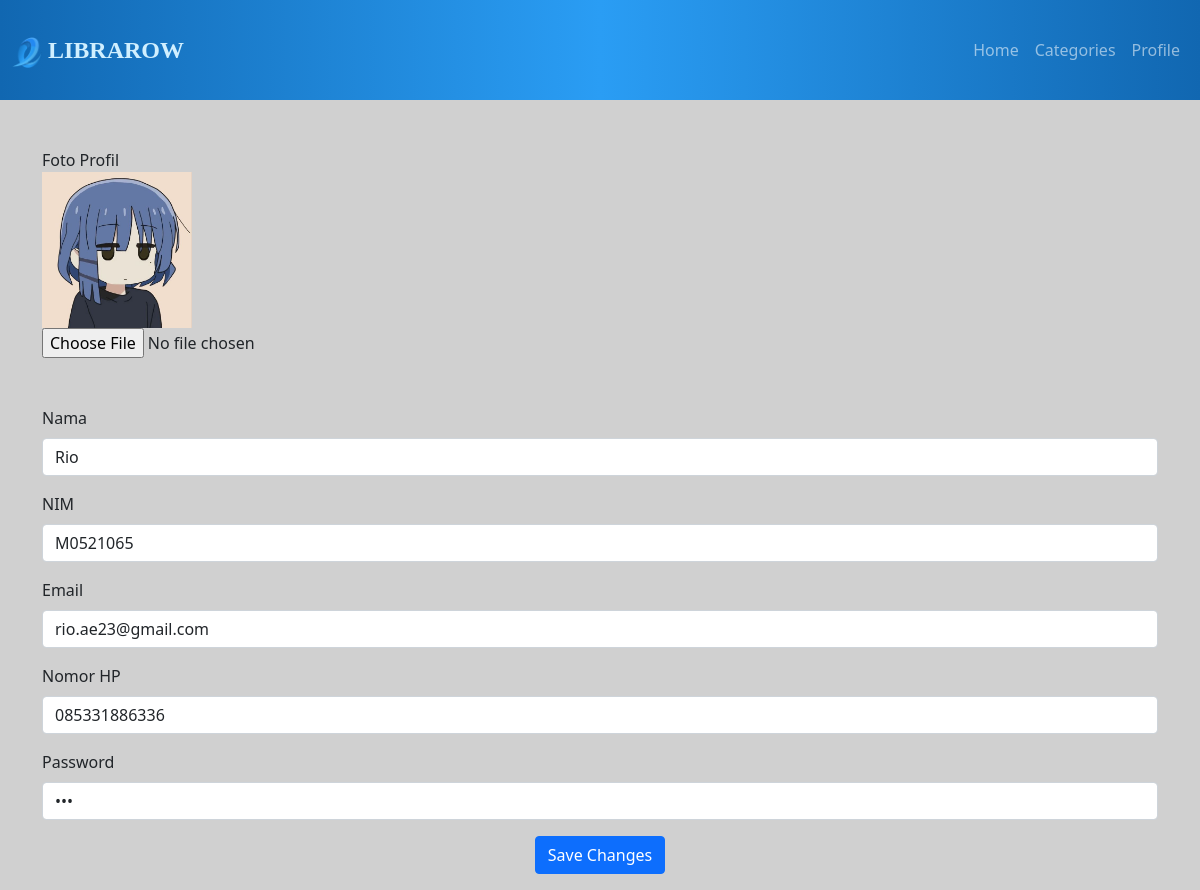
The page /user_edit_profile.php?id=3 (signed in) on the database its author committed.
### tables this page shows
CREATE TABLE `user` (
  `id` int(11) NOT NULL,
  `username` varchar(20) NOT NULL,
  `password` varchar(50) NOT NULL,
  `nama` varchar(50) NOT NULL,
  `email` varchar(100) DEFAULT NULL,
  `nohp` varchar(15) DEFAULT NULL,
  `nim` varchar(10) DEFAULT NULL,
  `status` enum('aktif','suspend','inactive') NOT NULL,
  `foto` varchar(100) DEFAULT NULL
);

### functions.php (called while the page is built, shortened)
<?php
$conn = mysqli_connect('localhost','root','','librarow');
function query($query){
    global $conn;
    $result = mysqli_query($conn,$query);
    $row = [];
    while($dbs = mysqli_fetch_assoc($result)){
        $row[] = $dbs;
    }
    return $row;
}
?>

### user_edit_profile.php (the view, shortened to what this page needs)
<?php
include 'functions.php';
$id = $_GET['id'];
$user = query("SELECT * FROM user WHERE id = '$id'")[0];
?>
<!DOCTYPE html>
<html lang="en">
<head>
    <link rel="stylesheet" href="bootstrap/css/bootstrap.min.css">
    <link rel="stylesheet" href="css/user_page.css">
</head>
<body>
    <nav class="navbar sticky-top navbar-expand-sm navbar-dark" style="color: #D0EFFF;">
        <div class="container-fluid">
            <a class="navbar-brand" href="user_page.php"><img src="img/logo.png" alt="logo" width="30"> LIBRAROW</a>
            <div class="collapse navbar-collapse" id="navbarSupportedContent">
                <ul class="navbar-nav ms-auto">
                    <li class="nav-item">
                        <a class="nav-link" href="user_page.php" data-bs-toggle="tooltip" data-bs-placement="bottom" title="Home" data-bs-animation="true">Home</a>
                    </li>
                    <li class="nav-item">
                        <a class="nav-link" href="book_categories.php" data-bs-toggle="tooltip" data-bs-placement="bottom" title="Categories" data-bs-animation="true">Categories</a>
                    </li>
                    <li class="nav-item">
                        <a class="nav-link" href="user_profile.php" data-bs-toggle="tooltip" data-bs-placement="bottom" title="Profile" data-bs-animation="true">Profile</a>
                    </li>
                </ul>
            </div>
        </div>
    </nav>
    <div class="container mt-5">
        <form action="" method="post" enctype="multipart/form-data">
            <label for="foto">Foto Profil</label><br>
            <img src="img/<?=$user['foto'];?>" alt="Foto Profil" width="150">
            <br> <input type="file" name="foto" id="foto" >
            <div class="mb-3 mt-5">
                <label for="nama" class="form-label">Nama</label>
                <input type="text" class="form-control" name = "nama" id="nama" value="<?=$user['nama']?>" required>
            </div>
            <div class="mb-3">
                <label for="nim" class="form-label">NIM</label>
                <input type="text" class="form-control" name="nim" id="nim" value="<?=$user['nim']?>" required>
            </div>
            <div class="mb-3">
                <label for="email" class="form-label">Email</label>
                <input type="email" class="form-control" name="email" id="email" value="<?=$user['email']?>" required>
            </div>
            <div class="mb-3">
                <label for="email" class="form-label">Nomor HP</label>
                <input type="text" class="form-control" name="nohp" id="nohp" value="<?=$user['nohp']?>" required>
            </div>
            <div class="mb-3">
                <label for="password" class="form-label">Password</label>
                <input type="password" class="form-control" name="password" id="password" value="<?=$user['password']?>" required>
            </div>
            <div class="text-center mb-3">
                <button name="submit" type="submit" class="btn btn-primary">Save Changes</button>
            </div>
        </form>
    </div>
</body>
</html>

### css/user_page.css (style rules this page uses)
.navbar { min-height: 100px; background-image: linear-gradient(to right, #1167b1, #2a9df4, #1167b1); }
.navbar-brand { text-align: left; font-weight: bold; font-size: 24px; font-family: Title !important; color: #d0efff !important; }
.navbar-brand, .navbar-custom { text-align: left; font-weight: bold; font-family: Title !important; color: #d0efff !important; }
.nav-link { position: relative; transition: all 0.3s; }
.nav-link::after { content: ""; position: absolute; width: 100%; height: 2px; bottom: -2px; left: 0; background-color: #fff; transform: scaleX(0); transition: transform 0.3s; }

### user_edit_profile.php (style rules this page uses)
body { background-color: #D0D0D0; overflow-x: hidden; }

### rows shown on the page
user: foto (picture), nama "Rio", nim "M0521065", email "rio.ae23@gmail.com", nohp "085331886336"
